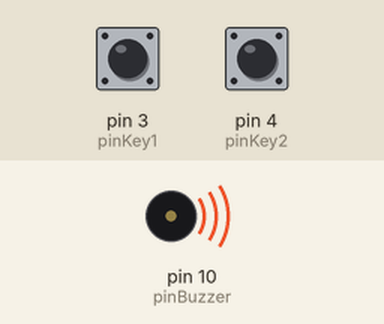
This sketch was run on a simulated Arduino Uno, built with avr-gcc and run on an emulated ATmega328P. On the bench: buzzer (waves = sounding). The test bench sets the inputs (shaded band); at power-on: pin 4 (pinKey2) HIGH, pin 3 (pinKey1) HIGH.

Above: at 1.2 s.
1.3 s: pin 4 (pinKey2) pulled LOW for 0.15 s
At 2.7 s:
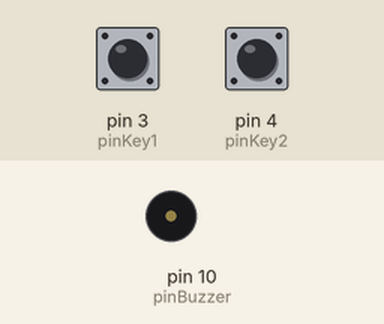
3.0 s: pin 4 (pinKey2) pulled LOW for 1 s
At 4.0 s:
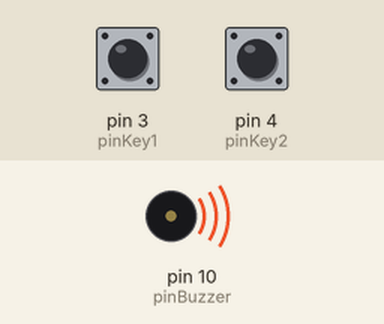
5.5 s: pin 3 (pinKey1) pulled LOW for 1 s
At 7.8 s:
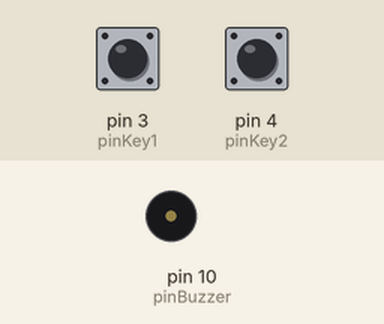
Timing chart, 0 to 9.3 s (numbered marks = the images above; inputs shaded):
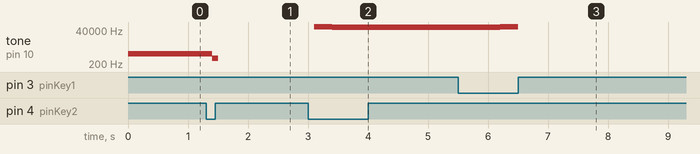

Measured:
- after the input at 1.3 s, tone on pin 10 (pinBuzzer): 1000 Hz → 500 Hz after 0.10 s, → silent 0.10 s later
- after the input at 3.0 s, tone on pin 10 (pinBuzzer): plays 65036 Hz for 0.10 s, 64536 Hz for 0.10 s, 64036 Hz for 0.10 s, 63536 Hz for 0.10 s, 63036 Hz for 0.10 s, 62536 Hz for 0.10 s … (10 notes in this stretch), starting after 0.10 s
- after the input at 5.5 s, tone on pin 10 (pinBuzzer): plays 61036 Hz for 0.10 s, 61536 Hz for 0.10 s, 62036 Hz for 0.10 s, 62536 Hz for 0.10 s, 63036 Hz for 0.10 s, 63536 Hz for 0.10 s … (9 notes in this stretch), starting after 0.10 s

The sketch:

04.2_lad.ino
```cpp
const int pinBuzzer = 10;
const int pinKey1 = 3;
const int pinKey2 = 4;


int val = 1000;
void setup() {
  pinMode(pinBuzzer,OUTPUT);
  pinMode(pinKey1,INPUT_PULLUP);

  pinMode(pinKey2,INPUT_PULLUP);
}

void loop() {
  tone(pinBuzzer,val);
  if(digitalRead(pinKey1)== LOW){
    delay(100);
    val=val + 500;
  }
  if(digitalRead(pinKey2)== LOW){
    delay(100);
    val=val-500;
  }

}
```
